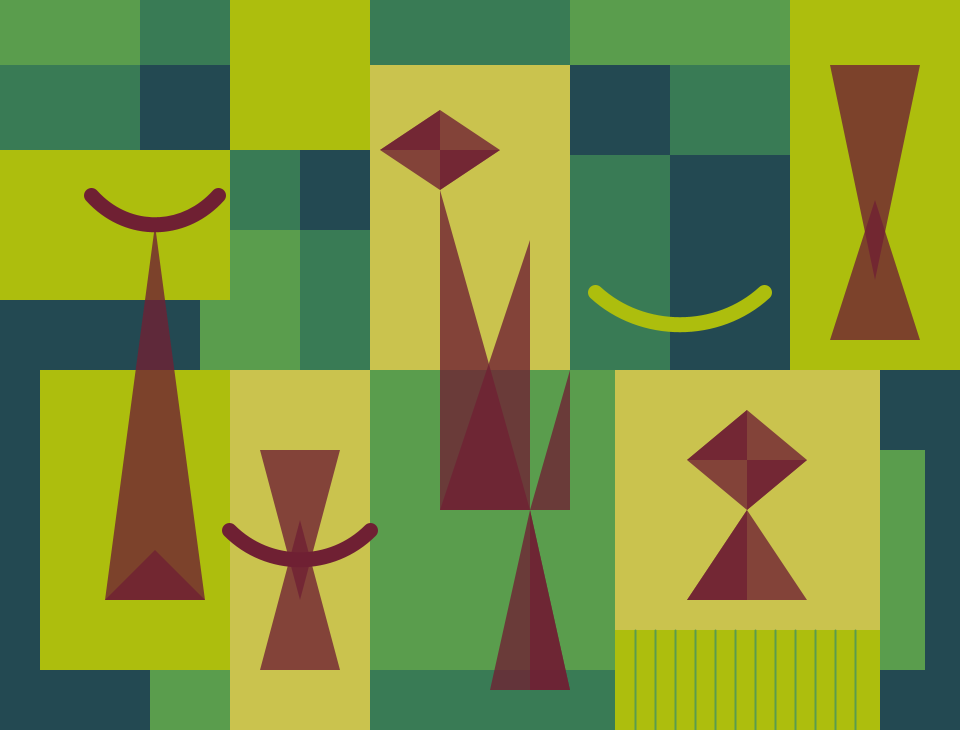
Frame 1 (no input)
Frame 60 (the mouse pressed at the canvas centre just before this capture): identical to frame 1, image omitted
Frame 120 (the mouse held since frame 60 and released just before this capture): identical to frame 1, image omitted

The Processing sketch that drew this single still picture (run headless with seeded random() and noise(); from frame 60 on, the mouse is pressed at the canvas centre):

// Processing sketch: hw01
// ── hw01.pde
/*
hw01.pde
Homework #1
Author: Mindy Ruan
Summary: Recreated piece of art by Mario Carreno found below
https://artsandculture.google.com/asset/untitled/KgGv7jz6YWO86g
*/

void setup() {
  size(960, 730);
  
  // Green background
  background(90, 157, 77);
  noStroke();
  
  // Dark green rectangles
  fill(57, 123, 85);
  rect(140, 0, 430, 230);
  rect(0, 65, 230, 85);
  rect(300, 65, 490, 305);
  rect(370, 670, 300, 200);
  
  // Darker green rectagles
  fill(35, 73, 82);
  rect(140, 65, 90, 90);
  rect(300, 150, 90, 80);
  rect(570, 65, 100, 90);
  rect(670, 155, 120, 220);
  rect(0, 300, 200, 250);
  rect(0, 550, 150, 200);
  rect(875, 370, 100, 370);
  
  // Green rectangle
  fill(90, 157, 77);
  rect(875, 450, 50, 220);
  
  // Lime Green rectangles
  fill(173, 190, 13);
  rect(230, 0, 140, 150);
  rect(0, 150, 230, 150);
  rect(790, 0, 180, 370);
  rect(40, 370, 190, 300);
  rect(615, 620, 265, 280);
  
  // Yellow rectangles
  fill(202, 195, 78);
  rect(370, 65, 200, 305);
  rect(230, 370, 140, 370);
  rect(615, 370, 265, 260);
  
  // Transparent Red triangles
  fill(111, 32, 51, 200);
  triangle(155, 225, 105, 600, 205, 600);
  triangle(300, 600, 260, 450, 340, 450);
  triangle(300, 520, 260, 670, 340, 670);
  triangle(440, 190, 440, 510, 530, 510);
  triangle(530, 240, 440, 510, 530, 510);
  triangle(570, 370, 570, 510, 530, 510);
  triangle(530, 510, 570, 690, 530, 690);
  triangle(530, 510, 570, 690, 490, 690);
  triangle(830, 65, 920, 65, 875, 280);
  triangle(830, 340, 920, 340, 875, 200);
  triangle(747, 510, 687, 600, 807, 600);
  triangle(155, 550, 105, 600, 205, 600);
  triangle(747, 510, 687, 600, 747, 600);
  
  // Red Checkered Diamonds
  quad(687, 460, 747, 510, 807, 460, 747, 410);
  quad(687, 460, 807, 460, 747, 510, 747, 410);
  quad(440, 190, 380, 150, 440, 110, 500, 150);
  quad(440, 190, 440, 110, 380, 150, 500, 150);
  
  // Red Arcs
  noFill();
  stroke(111, 32, 51);
  strokeWeight(15);
  arc(155, 125, 180, 200, QUARTER_PI, PI- QUARTER_PI);
  arc(300, 460, 200, 200, QUARTER_PI, PI- QUARTER_PI);
  
  // Lime Green Arc
  stroke(173, 190, 13);
  arc(680, 215, 240, 220, QUARTER_PI, PI- QUARTER_PI);
  
  // Green lines
  stroke(90, 157, 77);
  strokeWeight(2);
  line(635, 630, 635, 730);
  line(655, 630, 655, 730);
  line(675, 630, 675, 730);
  line(695, 630, 695, 730);
  line(715, 630, 715, 730);
  line(735, 630, 735, 730);
  line(755, 630, 755, 730);
  line(775, 630, 775, 730);
  line(795, 630, 795, 730);
  line(815, 630, 815, 730);
  line(835, 630, 835, 730);
  line(855, 630, 855, 730);
  
}

void draw() {
  
}
